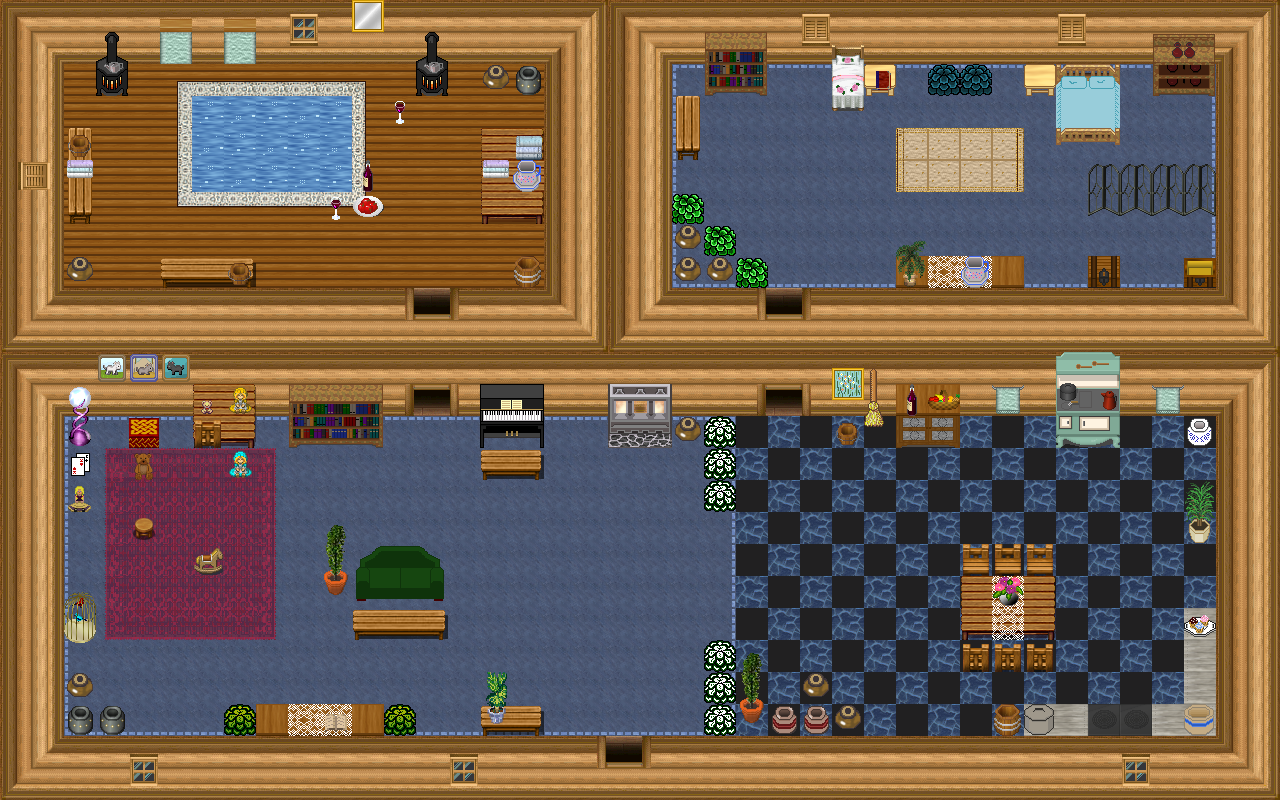

Rendered tile map (Tiled .tmx) drawn with the repository's tilesets; below, a short description and the map source with its tile grids summarised:
An orthogonal 40x25 tile map with 32x32 px tiles, 6 tile layers (0_floor, 1_terrain, 2_object, 3_roof, ...), 2 hidden layers not drawn, 59 tilesets.

<map version="1.2" tiledversion="1.2.2" orientation="orthogonal" renderorder="right-down" width="40" height="25" tilewidth="32" tileheight="32" infinite="0" nextlayerid="9" nextobjectid="1">
 <tileset firstgid="1" name="floor oriental tile" tilewidth="32" tileheight="32" tilecount="1" columns="1">
  <image source="../../tileset/ground/indoor/oriental_tan_tile.png" width="32" height="32" />
 </tileset>
 <tileset firstgid="2" name="bluecarpet" tilewidth="32" tileheight="32" tilecount="9" columns="3">
  <image source="../../tileset/furniture/carpet/blue.png" width="96" height="96" />
 </tileset>
 <tileset firstgid="11" name="brush" tilewidth="32" tileheight="32" tilecount="3" columns="1">
  <image source="../../tileset/item/brush.png" width="32" height="96" />
 </tileset>
 <tileset firstgid="14" name="chest" tilewidth="32" tileheight="32" tilecount="2" columns="1">
  <image source="../../tileset/item/chest/small.png" width="32" height="64" />
 </tileset>
 <tileset firstgid="16" name="red wine" tilewidth="32" tileheight="32" tilecount="4" columns="2">
  <image source="../../tileset/item/drink/red_wine.png" width="64" height="64" />
 </tileset>
 <tileset firstgid="20" name="food fruit basket" tilewidth="32" tileheight="32" tilecount="1" columns="1">
  <image source="../../tileset/item/food/fruit_basket.png" width="32" height="32" />
 </tileset>
 <tileset firstgid="21" name="food meals 1" tilewidth="32" tileheight="32" tilecount="2" columns="2">
  <image source="../../tileset/item/food/meals_1.png" width="64" height="32" />
 </tileset>
 <tileset firstgid="23" name="pot oriental jar" tilewidth="32" tileheight="32" tilecount="1" columns="1">
  <image source="../../tileset/item/pot/oriental_jar.png" width="32" height="32" />
 </tileset>
 <tileset firstgid="24" name="pot burgundy" tilewidth="32" tileheight="32" tilecount="1" columns="1">
  <image source="../../tileset/item/pot/pot_burgundy.png" width="32" height="32" />
 </tileset>
 <tileset firstgid="25" name="pot grey" tilewidth="32" tileheight="32" tilecount="1" columns="1">
  <image source="../../tileset/item/pot/pot_grey.png" width="32" height="32" />
 </tileset>
 <tileset firstgid="26" name="pot on stone" tilewidth="32" tileheight="32" tilecount="1" columns="1">
  <image source="../../tileset/item/pot/pot_on_stone.png" width="32" height="32" />
 </tileset>
 <tileset firstgid="27" name="bed blue" tilewidth="32" tileheight="32" tilecount="6" columns="2">
  <image source="../../tileset/furniture/bed/large_blue.png" width="64" height="96" />
 </tileset>
 <tileset firstgid="33" name="carpets" tilewidth="32" tileheight="32" tilecount="8" columns="4">
  <image source="../../tileset/furniture/carpet/carpets.png" width="128" height="64" />
 </tileset>
 <tileset firstgid="41" name="carpet nain rug" tilewidth="32" tileheight="32" tilecount="16" columns="4">
  <image source="../../tileset/furniture/carpet/nain_rug.png" width="128" height="128" />
 </tileset>
 <tileset firstgid="57" name="carpets rug border" tilewidth="32" tileheight="32" tilecount="9" columns="3">
  <image source="../../tileset/furniture/carpet/rug_border.png" width="96" height="96" />
 </tileset>
 <tileset firstgid="66" name="sofa green" tilewidth="32" tileheight="32" tilecount="6" columns="3">
  <image source="../../tileset/furniture/chair/sofa.png" width="96" height="64" />
 </tileset>
 <tileset firstgid="72" name="dishes" tilewidth="32" tileheight="32" tilecount="6" columns="2">
  <image source="../../tileset/furniture/crockery/dishes.png" width="64" height="96" />
 </tileset>
 <tileset firstgid="78" name="piano" tilewidth="32" tileheight="32" tilecount="4" columns="2">
  <image source="../../tileset/furniture/other/piano.png" width="64" height="64" />
 </tileset>
 <tileset firstgid="82" name="pie safe" tilewidth="32" tileheight="32" tilecount="4" columns="2">
  <image source="../../tileset/furniture/kitchen/pie_safe.png" width="64" height="64" />
 </tileset>
 <tileset firstgid="86" name="stove" tilewidth="32" tileheight="32" tilecount="6" columns="2">
  <image source="../../tileset/furniture/kitchen/stove.png" width="64" height="96" />
 </tileset>
 <tileset firstgid="92" name="door" tilewidth="32" tileheight="32" tilecount="6" columns="3">
  <image source="../../tileset/building/door/door.png" width="96" height="64" />
 </tileset>
 <tileset firstgid="98" name="bench ns" tilewidth="32" tileheight="32" tilecount="3" columns="1">
  <image source="../../tileset/furniture/table/long_front_on.png" width="32" height="96" />
 </tileset>
 <tileset firstgid="101" name="shelfs" tilewidth="32" tileheight="32" tilecount="12" columns="3">
  <image source="../../tileset/furniture/shelve/pale_book_bottle_shelf.png" width="96" height="128" />
 </tileset>
 <tileset firstgid="113" name="table wooden rectangular" tilewidth="32" tileheight="32" tilecount="9" columns="3">
  <image source="../../tileset/furniture/table/wooden_rectangular.png" width="96" height="96" />
 </tileset>
 <tileset firstgid="122" name="table square pale" tilewidth="32" tileheight="32" tilecount="1" columns="1">
  <image source="../../tileset/furniture/table/square_pale.png" width="32" height="32" />
 </tileset>
 <tileset firstgid="123" name="table with hob pale" tilewidth="32" tileheight="32" tilecount="3" columns="3">
  <image source="../../tileset/furniture/table/table_with_hob_pale.png" width="96" height="32" />
 </tileset>
 <tileset firstgid="126" name="book" tilewidth="32" tileheight="32" tilecount="4" columns="2">
  <image source="../../tileset/item/documents/book.png" width="64" height="64" />
 </tileset>
 <tileset firstgid="130" name="flower vase" tilewidth="32" tileheight="32" tilecount="3" columns="3">
  <image source="../../tileset/plant/indoor/flower_vase.png" width="96" height="32" />
 </tileset>
 <tileset firstgid="133" name="oriental plant" tilewidth="32" tileheight="32" tilecount="2" columns="1">
  <image source="../../tileset/plant/indoor/oriental_plant.png" width="32" height="64" />
 </tileset>
 <tileset firstgid="135" name="plant pot" tilewidth="32" tileheight="32" tilecount="3" columns="1">
  <image source="../../tileset/plant/indoor/pot_plant.png" width="32" height="96" />
 </tileset>
 <tileset firstgid="138" name="plant pot 1" tilewidth="32" tileheight="32" tilecount="12" columns="6">
  <image source="../../tileset/plant/indoor/pot_plant_1.png" width="192" height="64" />
 </tileset>
 <tileset firstgid="150" name="bench" tilewidth="32" tileheight="32" tilecount="3" columns="3">
  <image source="../../tileset/furniture/table/bench.png" width="96" height="32" />
 </tileset>
 <tileset firstgid="153" name="collision" tilewidth="32" tileheight="32" tilecount="1" columns="1">
  <image source="../../tileset/logic/collision.png" width="32" height="32" />
 </tileset>
 <tileset firstgid="154" name="hosta" tilewidth="32" tileheight="32" tilecount="9" columns="3">
  <image source="../../tileset/plant/bush/hosta.png" width="96" height="96" />
 </tileset>
 <tileset firstgid="163" name="gate fancy" tilewidth="32" tileheight="32" tilecount="6" columns="3">
  <image source="../../tileset/building/decoration/fancy_gate.png" width="96" height="64" />
 </tileset>
 <tileset firstgid="169" name="furnace green" tilewidth="32" tileheight="32" tilecount="4" columns="2">
  <image source="../../tileset/building/decoration/furnace.png" width="64" height="64" />
 </tileset>
 <tileset firstgid="173" name="flames" tilewidth="32" tileheight="32" tilecount="6" columns="6">
  <image source="../../tileset/furniture/light/flames.png" width="192" height="32" />
 </tileset>
 <tileset firstgid="179" name="lace" tilewidth="32" tileheight="32" tilecount="2" columns="2">
  <image source="../../tileset/item/textile/lace.png" width="64" height="32" />
 </tileset>
 <tileset firstgid="181" name="towels" tilewidth="32" tileheight="32" tilecount="24" columns="6">
  <image source="../../tileset/item/textile/towels.png" width="192" height="128" />
 </tileset>
 <tileset firstgid="205" name="meals3" tilewidth="32" tileheight="32" tilecount="4" columns="2">
  <image source="../../tileset/item/food/meals_3.png" width="64" height="64" />
 </tileset>
 <tileset firstgid="209" name="water bubbles" tilewidth="32" tileheight="32" tilecount="32" columns="8">
  <image source="../../tileset/ground/water/water_bubbles.png" width="256" height="128" />
 </tileset>
 <tileset firstgid="241" name="walls siding" tilewidth="32" tileheight="32" tilecount="16" columns="4">
  <image source="../../tileset/building/wall/walls_siding.png" width="128" height="128" />
 </tileset>
 <tileset firstgid="257" name="warmer" tilewidth="32" tileheight="32" tilecount="2" columns="1">
  <image source="../../tileset/furniture/kitchen/warmer.png" width="32" height="64" />
 </tileset>
 <tileset firstgid="259" name="barrel" tilewidth="32" tileheight="32" tilecount="2" columns="1">
  <image source="../../tileset/item/pot/barrel.png" width="32" height="64" />
 </tileset>
 <tileset firstgid="261" name="chair wooden" tilewidth="32" tileheight="32" tilecount="5" columns="5">
  <image source="../../tileset/furniture/chair/wooden.png" width="160" height="32" />
 </tileset>
 <tileset firstgid="266" name="pictures small 2" tilewidth="32" tileheight="32" tilecount="4" columns="2">
  <image source="../../tileset/furniture/picture/small_2.png" width="64" height="64" />
 </tileset>
 <tileset firstgid="270" name="bird cage" tilewidth="32" tileheight="32" tilecount="6" columns="2">
  <image source="../../tileset/furniture/other/birdcage.png" width="64" height="96" />
 </tileset>
 <tileset firstgid="276" name="birds" tilewidth="32" tileheight="32" tilecount="4" columns="2">
  <image source="../../tileset/object/birds.png" width="64" height="64" />
 </tileset>
 <tileset firstgid="280" name="sciany" tilewidth="32" tileheight="32" tilecount="27" columns="3">
  <image source="../../tileset/pol/waly/int_plazy.png" width="96" height="288" />
 </tileset>
 <tileset firstgid="307" name="drzwi" tilewidth="32" tileheight="32" tilecount="15" columns="5">
  <image source="../../tileset/pol/domki/drzwi/door_drewno_int.png" width="160" height="96" />
 </tileset>
 <tileset firstgid="322" name="okna" tilewidth="32" tileheight="32" tilecount="16" columns="8">
  <image source="../../tileset/pol/domki/okna/window_drewno.png" width="256" height="64" />
 </tileset>
 <tileset firstgid="338" name="l" tilewidth="32" tileheight="32" tilecount="3" columns="1">
  <image source="../../tileset/furniture/bed/single_roses2.png" width="32" height="96" />
 </tileset>
 <tileset firstgid="341" name="d" tilewidth="32" tileheight="32" tilecount="9" columns="3">
  <image source="../../tileset/furniture/carpet/purple.png" width="96" height="96" />
 </tileset>
 <tileset firstgid="350" name="s" tilewidth="32" tileheight="32" tilecount="1" columns="1">
  <image source="../../tileset/furniture/chair/stool.png" width="32" height="32" />
 </tileset>
 <tileset firstgid="351" name="s" tilewidth="32" tileheight="32" tilecount="12" columns="6">
  <image source="../../tileset/furniture/light/weird_lamp.png" width="192" height="64" />
 </tileset>
 <tileset firstgid="363" name="z" tilewidth="32" tileheight="32" tilecount="10" columns="5">
  <image source="../../tileset/item/toys.png" width="160" height="64" />
 </tileset>
 <tileset firstgid="373" name="s" tilewidth="32" tileheight="32" tilecount="4" columns="2">
  <image source="../../tileset/item/chest/chests_red.png" width="64" height="64" />
 </tileset>
 <tileset firstgid="377" name="z" tilewidth="32" tileheight="32" tilecount="12" columns="6">
  <image source="../../tileset/pol/wyposazenie/zabawki.png" width="192" height="64" />
 </tileset>
 <tileset firstgid="389" name="o" tilewidth="32" tileheight="32" tilecount="3" columns="3">
  <image source="../../tileset/furniture/picture/cats.png" width="96" height="32" />
 </tileset>
 <layer id="1" name="0_floor" width="40" height="25">
  <data>[1000 cells, 1000 non-empty, 17 distinct tile ids]</data>
 </layer>
 <layer id="2" name="1_terrain" width="40" height="25">
  <data>[1000 cells, 576 non-empty, 95 distinct tile ids]</data>
 </layer>
 <layer id="3" name="2_object" width="40" height="25">
  <data>[1000 cells, 115 non-empty, 74 distinct tile ids]</data>
 </layer>
 <layer id="4" name="3_roof" width="40" height="25">
  <data>[1000 cells, 54 non-empty, 32 distinct tile ids]</data>
 </layer>
 <layer id="5" name="4_roof_add" width="40" height="25">
  <data>[1000 cells, 4 non-empty, 4 distinct tile ids]</data>
 </layer>
 <layer id="6" name="objects" width="40" height="25">
  <data>[1000 cells, 0 non-empty, 0 distinct tile ids]</data>
 </layer>
 <layer id="7" name="collision" width="40" height="25" visible="0">
  <data>[1000 cells, 546 non-empty, 1 distinct tile ids]</data>
 </layer>
 <layer id="8" name="protection" width="40" height="25" visible="0">
  <data>[1000 cells, 0 non-empty, 0 distinct tile ids]</data>
 </layer>
</map>
